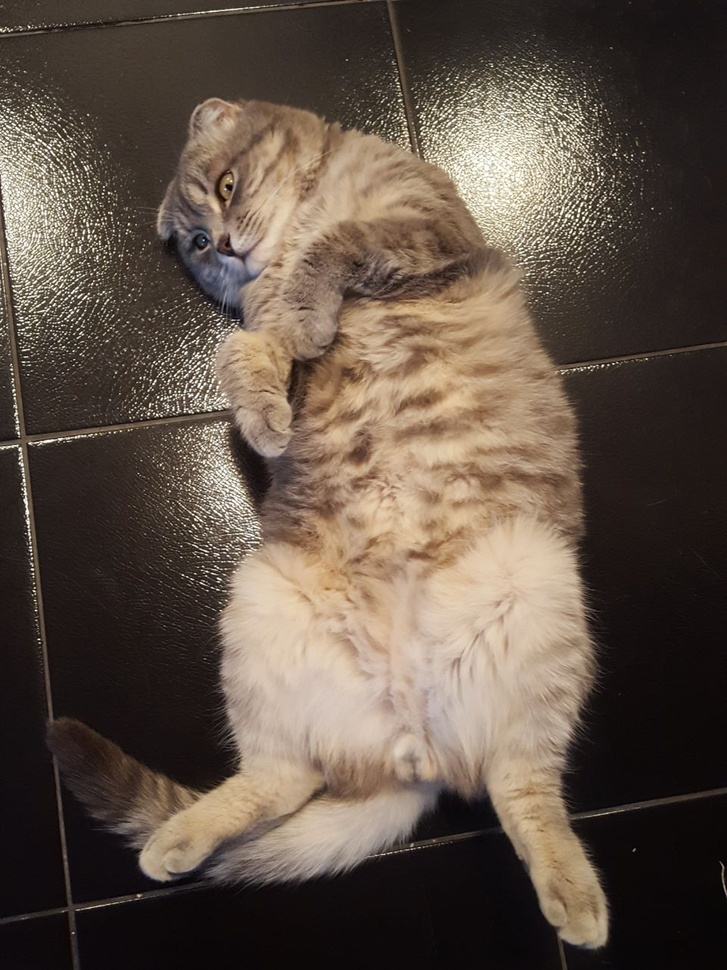
#> input picture Unsupervised learning/PCA/cat2.jpeg, 727 x 970 px, shrunk from 960 x 1280 before the run
$ jupyter execute --allow-errors PCA.ipynb
#> lines starting #> are read from the running program, lines starting #| are printed output that depends on the picture
# Principal Component Analisis

Welcome to your next lab! In this assignment you will explore problem of reducing dimensionality of data and restoring it back using your PCA model.

**You will learn to:**
- Build the general architecture of a learning algorithm with OOP in mind:
    - Helper functions
        - Normalization
        - Eigendecomposition
    - PCA Class
        - Transform
        - Restore

## 1 - Packages ##

First, let's run the cell below to import all the packages that you will need during this assignment.
- [numpy](www.numpy.org) is the fundamental package for scientific computing with Python.
- [matplotlib](http://matplotlib.org) is a famous library to plot graphs in Python.
- [PIL](https://pypi.org/project/PIL/) is the Python Imaging Library.
- [mpl_toolkits](https://matplotlib.org/mpl_toolkits/index.html) collections of application-specific functions that extend Matplotlib.

[cell 1]
import numpy as np
import matplotlib.pyplot as plt
from PIL import Image

from mpl_toolkits.mplot3d import Axes3D
from mpl_toolkits.mplot3d import proj3d

## 2 - Overview of the Problem set ##

**Problem Statement**:
In this assignment we have an image as dataset. We will reduce its dimensionality using our algorithm. Here it is represented as array with dimension (1280, 960).

[cell 2]
img = Image.open('cat2.jpeg')
#> img is the input picture: PIL image 727x970 RGB; mean R, G, B 96.3, 82.6, 71.1
img = img.convert('L', colors=256)
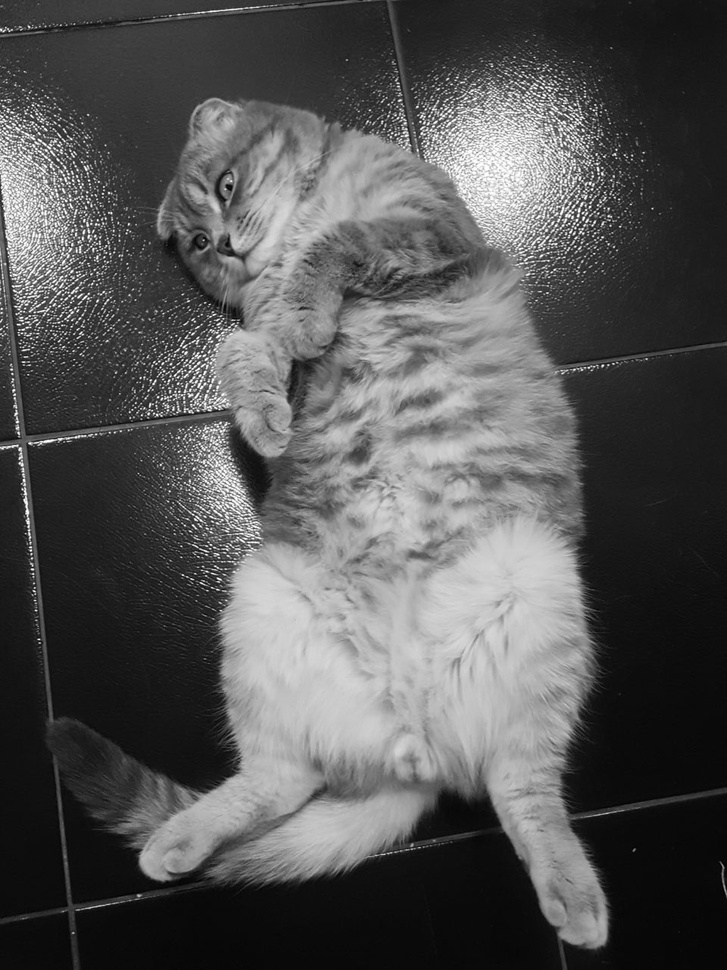
#> img: PIL image 727x970 L; min 1, max 254, mean 85.4
img = np.array(img, dtype=np.uint8)
imgplot = plt.imshow(img, cmap='gray')
plt.show()

[cell 3]
print('Shape of image:', img.shape)
#| Shape of image: (970, 727)

**Expected Output**:

Shape of image: (1280, 960)

But firstly we will check performance of PCA on simple synthetic dataset, which includes 13 examples with 3 features:

[cell 4]
X = np.asarray([[12, 15, 20, 24, 27, 30, 63, 8, 67, 43, 11, 15, 67],
                [34, 31, 29, 88, 76, 80, 89, 53, 48, 66, 45, 50, 85],
                [45, 50, 43, 60, 65, 59, 89, 53, 43, 31, 33, 40, 80]]).T
print('Shape of input data:', X.shape)

**Expected output:**

Shape of input data: (13, 3)

Let's visualize it:

[cell 5]
fig = plt.figure(figsize=(8,8))
ax = fig.add_subplot(111, projection='3d')
plt.rcParams['legend.fontsize'] = 10
ax.plot(X.T[0,:], X.T[1,:], X.T[2,:], 'o', markersize=8, color='blue', alpha=0.5, label='Initial')

ax.legend(loc='upper right')

plt.show()
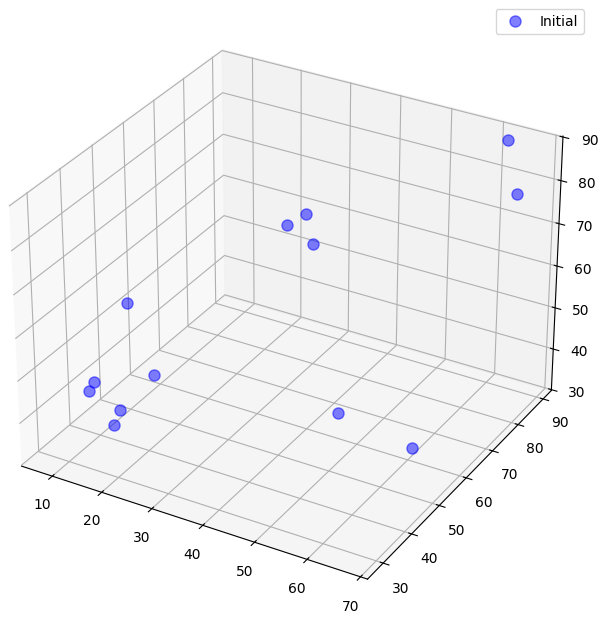
#> figure drawn by matplotlib, 1 panel

## 3 -  Principal Component Analisis. General Architecture
**Mathematical expression of the algorithm**:

Principal Component Analysis (PCA) is a simple linear transformation technique that is used in numerous applications, such as stock market predictions, the analysis of gene expression data, and many more.

Steps of the algorithm:
- Standardize the data;
- Obtain the Eigenvectors and Eigenvalues from the covariance matrix;
- Sort eigenvalues in descending order and choose the $k$ eigenvectors that correspond to the $k$ largest eigenvalues where $k$ is the number of dimensions of the new feature subspace $(k≤$n_features);
- Construct the projection matrix $W$ from the selected $k$ eigenvectors;
- Transform the original dataset $X$ via $W$ to obtain a $k$-dimensional feature subspace $Y$.

### 3.1 -  Eigendecomposition: Computing Eigenvectors and Eigenvalues,

**Standardizing the data**

Whether to standardize the data prior to a PCA on the covariance matrix depends on the measurement scales of the original features. Since PCA yields a feature subspace that maximizes the variance along the axes, it makes sense to standardize the data, especially, if it was measured on different scales.

Let's transform the data onto unit scale, which is a requirement for the optimal performance of many machine learning algorithms. We will do it using standard score:
$$z = \frac{x - \mu}{\sigma}\tag{1}$$

[cell 6]
# GRADED FUNCTION: normalize

def normalize(X):
    """
    Normalise data before processing

    Arguments:
    X -- matrix of input features of shape (n_examples, n_features)

    Returns:
    X_norm -- normalized matrix of shape (n_examples, n_features)
    norm_parameters -- matrix of normalization parameters, such as mean and std by columns;
        shape (2, n_features)

    """

    ### START CODE HERE ###

    ### END CODE HERE ###

    return X_norm, norm_parameters

#> (a cell that did not finish here is left out)

**Expected Output**:

<table style="width:60%">
    <tr>
        <td style="width:10%"><b>Normalized:</b></td>
       <td> [-0.89985013 -1.19521931 -0.49137306]</td>
    </tr>
    <tr>
        <td><b>Parameters:</b></td>
       <td>[[30.92307692 59.53846154 53.15384615]<br>
 [21.02914292 21.36717607 16.59400334]]</td>
    </tr>
</table>

The eigenvectors and eigenvalues of a covariance (or correlation) matrix represent the "core" of a PCA: The eigenvectors (principal components) determine the directions of the new feature space, and the eigenvalues determine their magnitude. In other words, the eigenvalues explain the variance of the data along the new feature axes.

**Covariance Matrix**

The classic approach to PCA is to perform the eigendecomposition on the covariance matrix $Σ$, which is a $n_{features}×n_{features}$ matrix where each element represents the covariance between two features.

We can summarize the calculation of the covariance matrix via the following matrix equation:
$$\Sigma_{ij} = \frac{1}{N} \sum_{n=1}^{N} (x(n)_i – {\bar{x}}_i)(x(n)_j – {\bar{x}}_j)\tag{2}$$
where $\bar{x}$ is the mean vector ${\bar{x}} = \sum\limits_{k=1}^n x_{k}$.
The mean vector is a $n_{features}$-dimensional vector where each value in this vector represents the sample mean of a feature column in the dataset.

**Correlation Matrix**

A correlation matrix is used if the variances of individual variates differ much, or if the units of measurement of the individual variates differ.

$$\Sigma_{ij} = \frac{c_{ij}}{\sqrt{c_{ii}c_{jj}}},\tag{3}$$
where $x$ - elements of covariation matrix.

**SVD**

While the eigendecomposition of the covariance or correlation matrix may be more intuitiuve, most PCA implementations perform a Singular Vector Decomposition (SVD) to improve the computational efficiency.

To perform SVD in the right way we need to transpose the input matrix, so $X^T$ will have dimension $n_{features}×n_{samples}$. Let us assume that it is centered, i.e. column means have been subtracted and are now equal to zero.

Then the $n_{features}×n_{features}$ covariance matrix $C$ is given by $$C=X^TX/(n_{samples}−1).\tag{4}$$ It is a symmetric matrix and so it can be diagonalized: $$C = ULU^T,\tag{5}$$
where $U$ is a matrix of eigenvectors (each column is an eigenvector) and $L$ is a diagonal matrix with eigenvalues $λ_i$ in the decreasing order on the diagonal. The eigenvectors are called principal axes or principal directions of the data. Projections of the data on the principal axes are called principal components, also known as PC scores; these can be seen as new, transformed, variables. The $j$-th principal component is given by $j$-th column of $X^TV$. The coordinates of the $i$-th data point in the new PC space are given by the $i$-th row of $UX^T$.

If we now perform singular value decomposition of $X^T$, we obtain a decomposition
$$X^T=USV^T,\tag{6}$$
where $U$ is a unitary matrix and $S$ is the diagonal matrix of singular values $s_i$. From here one can easily see that $$C = USV^TVSU^T/(n_{samples}-1) = U \frac{S^2}{n_{samples}-1}U^T,\tag{7}$$
meaning that right singular vectors $U$ are principal directions and that singular values are related to the eigenvalues of covariance matrix via $λ_i=s^2_i/(n_{samples}−1)\tag{8}$.

[cell 8]
# GRADED CLASS: Eigendecomposition

class Eigendecomposition():

    # [53 lines left out: functions covariance, correlation, svd, not called in this run]

#> (a cell that did not finish here is left out)

#> (a cell that did not finish here is left out)

#> (a cell that did not finish here is left out)

### 3.2-3.3 - Selecting Principal Components, Projection Onto the New Feature Space

The typical goal of a PCA is to reduce the dimensionality of the original feature space by projecting it onto a smaller subspace, where the eigenvectors will form the axes.

In order to decide which eigenvector(s) can be dropped without losing too much information for the construction of lower-dimensional subspace, we need to inspect the corresponding eigenvalues: the eigenvectors with the lowest eigenvalues bear the least information about the distribution of the data - those are the ones can be dropped.

So now we need to implement following steps:
1. Compute eigenvectors $(e_1,e_2,...,e_d)$ and corresponding eigenvalues $(λ_1,λ_2,...,λ_d)$.
In order to do so, the common approach is to rank the eigenvalues from highest to lowest in order choose the top $k$ eigenvectors.
2. Sort the eigenvectors by decreasing eigenvalues and choose $k$ eigenvectors with the largest eigenvalues to form a $n_{features}×k$ dimensional matrix $W$ (where every row represents an eigenvector)
3. Use this $n_{features}×k$ eigenvector matrix to transform the samples onto the new subspace. This can be summarized by the mathematical equation: $$Y=X_{normalized}×W\tag{9}$$ (where $X_{normalized}$ is an normalized input matrix with shape $n_{samples}×n_{features}$, and $Y$ is the transformed $n_{samples}×k$-dimensional matrix of samples in the new subspace.)

4. To restore input matrix $X$ we should do next operation: $$X_{restored} = Y×W^T.\tag{10}$$ But don't forget that we worked with normalized data, so we also have to put it to the initial form back (use `norm_parameters` from `normalization` function).

[cell 12]
# GRADED CLASS: PCA

class PCA():
    """
    Parameters:
    -----------
    X -- matrix of input features of shape (n_examples, n_features)
    n -- number of principal components
    """

    def __init__(self, X, n, eigendecomposition):
        self.X = X
        self.n = n
        self.eigendecomposition = eigendecomposition
        self.X_norm = None
        self.norm_params = None


    def transform(self):
        """
        Transforms the samples into the new subspace

        Returns:
        transformed -- reduced matrix of input features with shape (n_samples, n)
        matrix_w -- matrix of n eigenvectors with largest eigenvalues with shape (n_features, n)
        """

        ### START CODE HERE ###

        ### END CODE HERE ###

        return transformed, matrix_w


    def restore(self):
        """
        Restores "original" values

        Returns:
        matrix with shape (n_features, n_examples),
            containing restored values depending on reduced input matrix of features
        """

        ### START CODE HERE ###

        ### END CODE HERE ###

After completing all steps, the next question is “how many principal components are we going to choose for our new feature subspace?” A useful measure is the so-called “explained variance,” which can be calculated from the eigenvalues. The explained variance tells us how much information (variance) can be attributed to each of the principal components.

#> (a cell that did not finish here is left out)

The plot above clearly shows that most of the variance (~77% of the variance to be precise) can be explained by the first principal component alone. The second principal component still bears some information (~19%) while the third and fourth principal components can safely be dropped without losing to much information. Together, the first two principal components contain ~96% of the information.

Initialize model:

[cell 14]
pca = PCA(X, 2, Eigendecomposition().correlation)

Reducing of input matrix dimencion:

#> (a cell that did not finish here is left out)

**Expected Output**:

<table style="width:40%">
    <tr>
       <td style="width:15%">
           <b>Reduced input matrix:</b>
       </td>
       <td> [[-1.49086967 -0.15159675]<br>
 [-1.3199115  -0.10840709]<br>
 [-1.50049321  0.29895991]<br>
 [ 0.87097958 -0.90026658]<br>
 [ 0.7886636  -0.71439948]]
    </tr>
</table>

Let's plot our reduced data and compare it with original:

#> (a cell that did not finish here is left out)

Now let's restore "original" values by the reduced:

[cell 17]
new_x = pca.restore()
print('Restored:')
#> (the rest of this cell did not finish here and is left out)

**Expected Output**:

<table style="width:60%">
    <tr>
       <td style="width:10%">
           <b>Restored:</b>
       </td>
       <td> [[11.51573657 41.48068378 39.47263947]<br>
 [14.1995759  43.36459173 40.86399609]<br>
 [19.41116905 38.09599585 36.27911059]<br>
 [24.69623033 77.24494687 67.94674095]<br>
 [27.07495924 74.84206341 65.85558128]]
    </tr>
</table>

Visualising of restored values:

[cell 18]
from matplotlib import pyplot as plt
from mpl_toolkits.mplot3d import Axes3D
from mpl_toolkits.mplot3d import proj3d

fig = plt.figure(figsize=(8,8))
ax = fig.add_subplot(111, projection='3d')
ax.plot(X.T[0,:], X.T[1,:], X.T[2,:], 'o', markersize=8, color='blue', alpha=0.5, label='Initial')
#> (the rest of this cell did not finish here and is left out)

## 4 - Trying the Algorithm on Image

Initializing the model for processing our data:

[cell 19]
pca_img = PCA(img, 50, Eigendecomposition().covariance)
